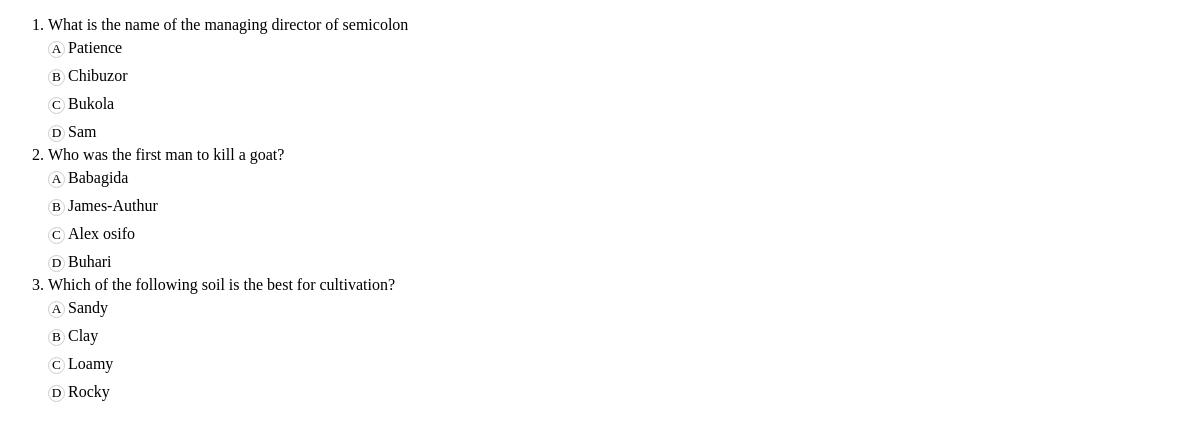
Screenshot of /hello1/ with the database file from the repository.
### question/models.py (models this page shows, shortened)
class Question(models.Model):
    course=models.ForeignKey(Course,on_delete=models.CASCADE)
    text= models.TextField(max_length=1000)
    option_one=models.CharField(max_length=100)
    option_two=models.CharField(max_length=100)
    option_three=models.CharField(max_length=100)
    option_four=models.CharField(max_length=100)
    answer=models.IntegerField()
    time_created=models.DateTimeField(auto_now_add=True)

### question/views.py (the view)
# urls.py: path("",views.quest),
def quest(request):
    question=Question.objects.all()
    context={
        "question":question,
    }
    return render(request,"question.html",context)

### course/templates/question.html (shortened to what this page needs)
<!DOCTYPE html>
<html lang="en">
<head>
</head>
<body>
{% if question %}
<ol>
         {% for questions in question %}
        <li>{{ questions.text }}</li>
<label><input type="radio" name="select" /><span>A</span> {{ questions.option_one }}</label>
<label><input type="radio" name="select" /><span>B</span> {{ questions.option_two }}</label>
<label><input type="radio" name="select" /><span>C</span> {{ questions.option_three }}</label>
<label><input type="radio" name="select" /><span>D</span> {{ questions.option_four }}</label>
    {% endfor %}
    </ol>
{% endif %}
</body>
</html>

### course/templates/question.html (style rules this page uses)
label { display: block; padding: 5px; position: relative; padding-left: 20px; }
label span { border: 1px solid #ccc; width: 15px; height: 15px; position: absolute; overflow: hidden; line-height: 1; text-align: center; border-radius: 100%; font-size: 10pt; left: 0; top: 50%; margin-top: -7.5px; }

### rows the page displays
Question: text "What is the name of the managing director of semicolon", option_one "Patience", option_two "Chibuzor", option_three "Bukola", option_four "Sam"
Question: text "Who was the first man to kill a goat?", option_one "Babagida", option_two "James-Authur", option_three "Alex osifo", option_four "Buhari"
Question: text "Which of the following soil is the best for cultivation?", option_one "Sandy", option_two "Clay", option_three "Loamy", option_four "Rocky"
